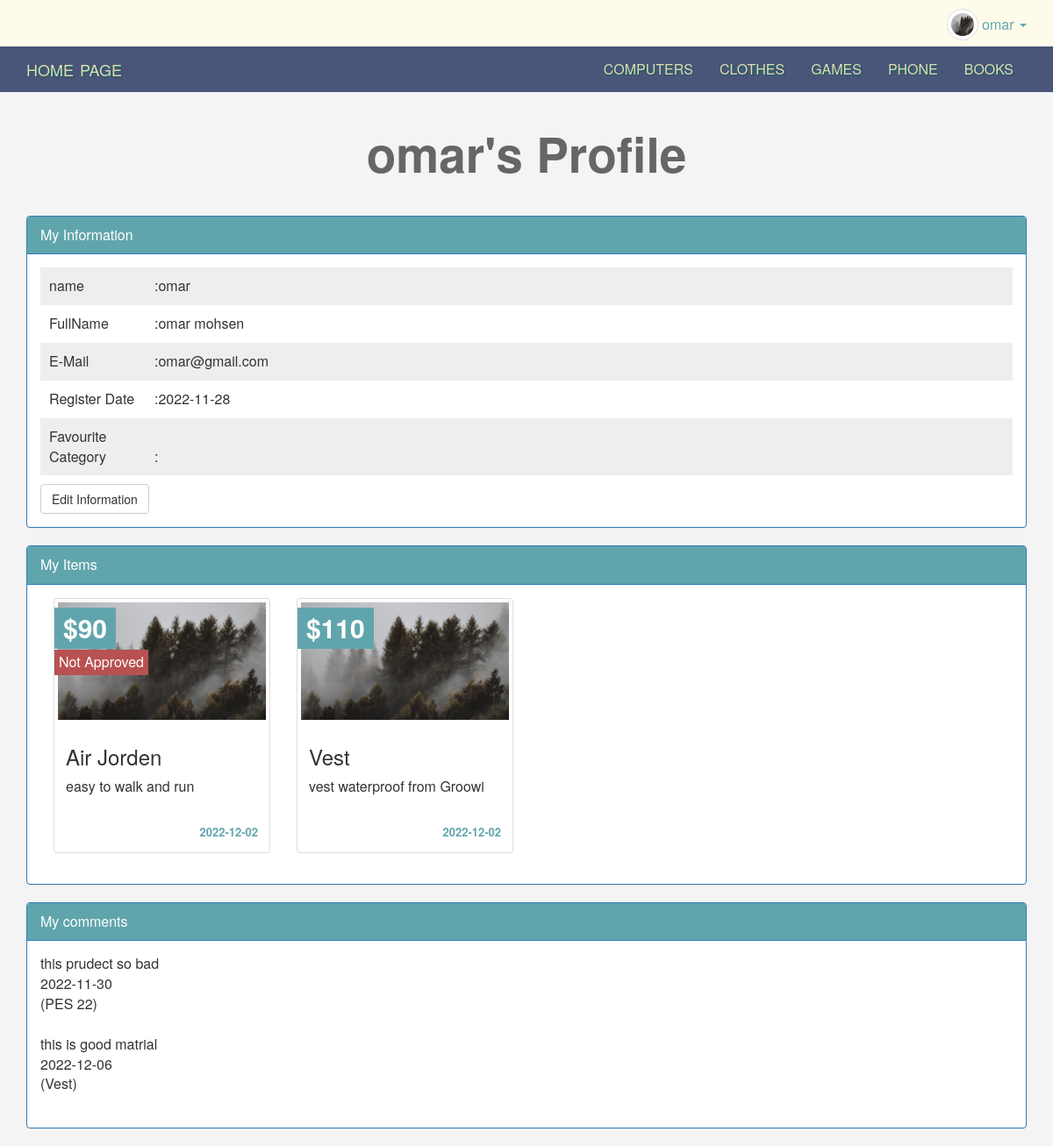
The app's page /profile.php (signed in) with its own data.
### tables this page shows
CREATE TABLE `categories` (
  `CategoryID` smallint(6) NOT NULL,
  `Name` varchar(255) NOT NULL,
  `Description` text NOT NULL,
  `Parent` smallint(6) NOT NULL,
  `Ordering` int(11) NOT NULL,
  `Visibility` tinyint(4) NOT NULL DEFAULT 0,
  `AllowComment` tinyint(4) NOT NULL DEFAULT 0,
  `AllowAds` tinyint(4) NOT NULL DEFAULT 0
);

CREATE TABLE `users` (
  `UserID` int(11) NOT NULL,
  `UserName` varchar(255) NOT NULL,
  `Password` varchar(255) NOT NULL,
  `Email` varchar(255) NOT NULL,
  `FullName` varchar(255) NOT NULL,
  `GroupID` tinyint(4) NOT NULL DEFAULT 0,
  `TrustStatus` tinyint(4) NOT NULL DEFAULT 0,
  `RegStatus` tinyint(4) NOT NULL DEFAULT 0,
  `Date` date NOT NULL,
  `Avatar` varchar(255) NOT NULL
);

CREATE TABLE `items` (
  `ItemID` int(11) NOT NULL,
  `Name` varchar(255) NOT NULL,
  `Description` text NOT NULL,
  `Price` int(11) NOT NULL,
  `Date` date NOT NULL,
  `CountryMade` varchar(255) NOT NULL,
  `Image` varchar(255) NOT NULL,
  `Status` varchar(255) NOT NULL,
  `Rating` smallint(6) NOT NULL,
  `Cat_ID` smallint(6) NOT NULL,
  `Member_ID` int(11) NOT NULL,
  `Approve` tinyint(4) NOT NULL DEFAULT 0
);

CREATE TABLE `comments` (
  `ID` int(11) NOT NULL,
  `Comment` varchar(255) NOT NULL,
  `Status` tinyint(4) NOT NULL,
  `Date` date NOT NULL,
  `Item_ID` int(11) NOT NULL,
  `User_ID` int(11) NOT NULL
);

### init.php (called while the page is built, shortened)
<?php
    include_once'admin/connect.php';
    $sessionUser='';
    if(isset($_SESSION['name'])){
        $sessionUser=$_SESSION['name'];
    }
    $tpl='includes/templates/';
    $css='layout/css/';
    $func='includes/functions/';
    include_once $func.'func.php';
    include_once $tpl.'header.php';

### includes/functions/func.php (called while the page is built, shortened)
<?php
function getAll($field, $tableName, $orderfield, $ordering='DESC',$where = NULL,$and=NULL){
    global $con;
    $getall=$con->prepare("SELECT $field FROM $tableName $where $and ORDER BY $orderfield $ordering");
    $getall->execute();
    $all=$getall->fetchAll();
    return $all;
}

### profile.php (the view, shortened to what this page needs)
<?php
include "init.php";
if(isset($_SESSION['name'])){
    $stmt=$con->prepare("SELECT * FROM users WHERE UserName='$sessionUser'");
    $stmt->execute();
    $user=$stmt->fetch();
?>
<h1 class="text-center"><?php echo $sessionUser . '\'s Profile' ?></h1>
<div class="information block">
    <div class="container">
        <div class="panel panel-primary">
            <div class="panel-heading">My Information</div>
            <div class="panel-body">
                <ul class="list-unstyled">
                    <li><span>name</span><?php echo ':'.$user['UserName'] ?> </li>
                    <li><span>FullName</span><?php echo ':'.$user['FullName'] ?> </li>
                    <li><span>E-Mail</span><?php echo ':'.$user['Email'] ?> </li>
                    <li><span>Register Date</span><?php echo ':'.$user['Date'] ?> </li>
                    <li><span>Favourite Category</span>:</li>
                </ul>
                <a href="#" class="btn btn-default">Edit Information</a>
            </div>
        </div>
    </div>
</div>
<div id="ads" class="block">
    <div class="container">
        <div class="panel panel-primary">
            <div class="panel-heading">My Items</div>
            <div class="panel-body">
            <?php
                $myItem=getAll("*","items","ItemID","","WHERE Member_ID={$user['UserID']}");
                if(!empty($myItem)){
                    foreach($myItem as $item){
                        echo'<div class="col-sm-6 col-md-3">';
                            echo'<div class="thumbnail item-box"><a href="items.php?itemid='.$item['ItemID'].'">';
                                if($item['Approve']==0){
                                    echo'<span class="approve-status">Not Approved</span>';
                                }
                                echo'<span class="price-tag">$'.$item['Price'].'</span>';
                                echo'<img class="img-responsive" src="img.jpg" alt=""/>';
                                echo'<div class="caption">';
                                    echo'<h3>'.$item['Name'].'</h3>';
                                    echo'<p>'.$item['Description'].'</p>';
                                    echo'<div class="date">'.$item['Date'].'</div>';
                                echo'</div>';
                            echo'</a></div>';
                        echo'</div>';
                    }
                }else{
                    echo'there is no ADS to show, Create <a href="newad.php">new AD</a>';
                }
            ?>
            </div>
        </div>
    </div>
</div>
<div class="my-comments block">
    <div class="container">
        <div class="panel panel-primary">
            <div class="panel-heading">My comments</div>
            <div class="panel-body">
                <?php
                    $stmt=$con->prepare("SELECT
                                            comments.*,items.Name
                                        FROM
                                            comments
                                        INNER JOIN
                                            items
                                        ON
                                            items.ItemID=comments.Item_ID
                                        WHERE
                                            User_ID= ? ");
                    $stmt->execute(array($user['UserID']));
                    $comments=$stmt->fetchAll();
                    if(!empty($comments)){
                        foreach($comments as $comment){
                            echo $comment['Comment'].'</br>';
                            echo $comment['Date'].'</br>';
                            echo '('.$comment['Name'].')';
                        }
                    }else{
                        echo'there is no comments to show';
                    }
                ?>
            </div>
        </div>
    </div>
</div>
<?php }else{
    header("location: login.php");
}
include_once $tpl . 'footer.php';
ob_end_flush(); ?>

### includes/templates/header.php (shortened to what this page needs)
<?php
include"init.php";
?>
<html>
    <head>
        <link rel="stylesheet" href="<?php echo $css;?>bootstrap.min.css" />
        <link rel="stylesheet" href="<?php echo $css;?>front.css" />
        <link rel="stylesheet" href="<?php echo $css;?>fontawesome.min.css" />
    </head>
    <body>
      <div class="upper-bar">
        <div class="container text-right">
          <?php
            if(isset($_SESSION['name'])){
              ?>
              <img class="my-image img-thumbnail img-circle" src="img.jpg" />
              <div class="btn-group my-info">
                <span class=" dropdown-toggle" data-toggle="dropdown">
                  <?php echo $sessionUser ?>
                  <span class="caret"></span>
                </span>
              </div>
              <?php
            }else{
          ?>
           <a href="login.php">
            <span class="pull-right">Login|Signup</span>
           </a>
           <?php }?>
        </div>
      </div>
    <nav class="navbar navbar-invers"id="app-nav">
  <div class="container" >
    <div class="navbar-header">
      <a class="navbar-brand" href="index.php">Home Page</a>
    </div>
    <div class="collapse navbar-collapse" >
      <ul class="nav navbar-nav navbar-right">
        <?php
            foreach(getAll('*','categories','CategoryID','','WHERE Parent=0') as $cat){
                echo'<li><a href="categories.php?pageid='.$cat['CategoryID'].'">'.$cat['Name'].'</a></li>';
            }
        ?>
      </ul>
    </div>
  </div>
</nav>

### layout/css/front.css (style rules this page uses)
body { background-color: #f4f4f4; font-size: 16px; }
h1 { font-size: 55px; margin: 40px 0; font-weight: bold; color: #666; }
.navbar { border-radius: 0px; background-color: black; margin-bottom: 0px; }
.item-box { position: relative; }
.item-box .price-tag { background-color: #61a5ac; padding: 2px 10px; position: absolute; left: 0; top: 10px; font-weight: bold; color: #fff; }
.upper-bar { padding: 10px; background-color: #FFFBEB; color: #61a5ac; height: 53px; }
.my-image { width: 36px; height: 36px; }
.information .btn { margin-top: 10px; }
.block .panel-heading { background-color: #61a5ac; }
.price-tag { font-size: 30px; }
.information { margin: 20px 0 0; }
.information ul { padding: 0px; margin: 0px; }
.information ul li { padding: 10px; }
.information ul li:nth-child(odd) { background-color: #eee; }
.information ul li span { display: inline-block; width: 120px; }
.date { text-align: right; font-size: 13px; color: #61a5ac; font-weight: bold; }
.item-box { transition: 0.8s; }
.item-box a { text-decoration: none; }
.item-box .caption p { height: 44px; max-height: 44px; }
.item-box .approve-status { position: absolute; top: 58px; left: 0; background-color: #b85151; color: #fff; padding: 3px 5px; }
#app-nav { background-color: #495579; }
#app-nav li a ,.navbar-header a { display: block; color: #E5D9B6; text-align: center; text-decoration: none; word-spacing: 2px; text-shadow: 1.2px 1.2px 1.2px rgb(10, 102, 87); text-transform: uppercase; transition: 0.6s; }

### records on screen
categories: Name "COMPUTERS"
categories: Name "CLOTHES"
categories: Name "GAMES"
categories: Name "PHONE"
categories: Name "BOOKS"
users: UserName "omar", FullName "omar mohsen", Email "omar@gmail.com", Date "2022-11-28"
items: Approve "Not Approved", Price "90", Name "Air Jorden", Description "easy to walk and run", Date "2022-12-02"
items: Price "110", Name "Vest", Description "vest waterproof from Groowi", Date "2022-12-02"
comments: Comment "this prudect so bad", Date "2022-11-30", Item_ID.Name "PES 22"
comments: Comment "this is good matrial", Date "2022-12-06", Item_ID.Name "Vest"

### other values on screen
$sessionUser "omar"
